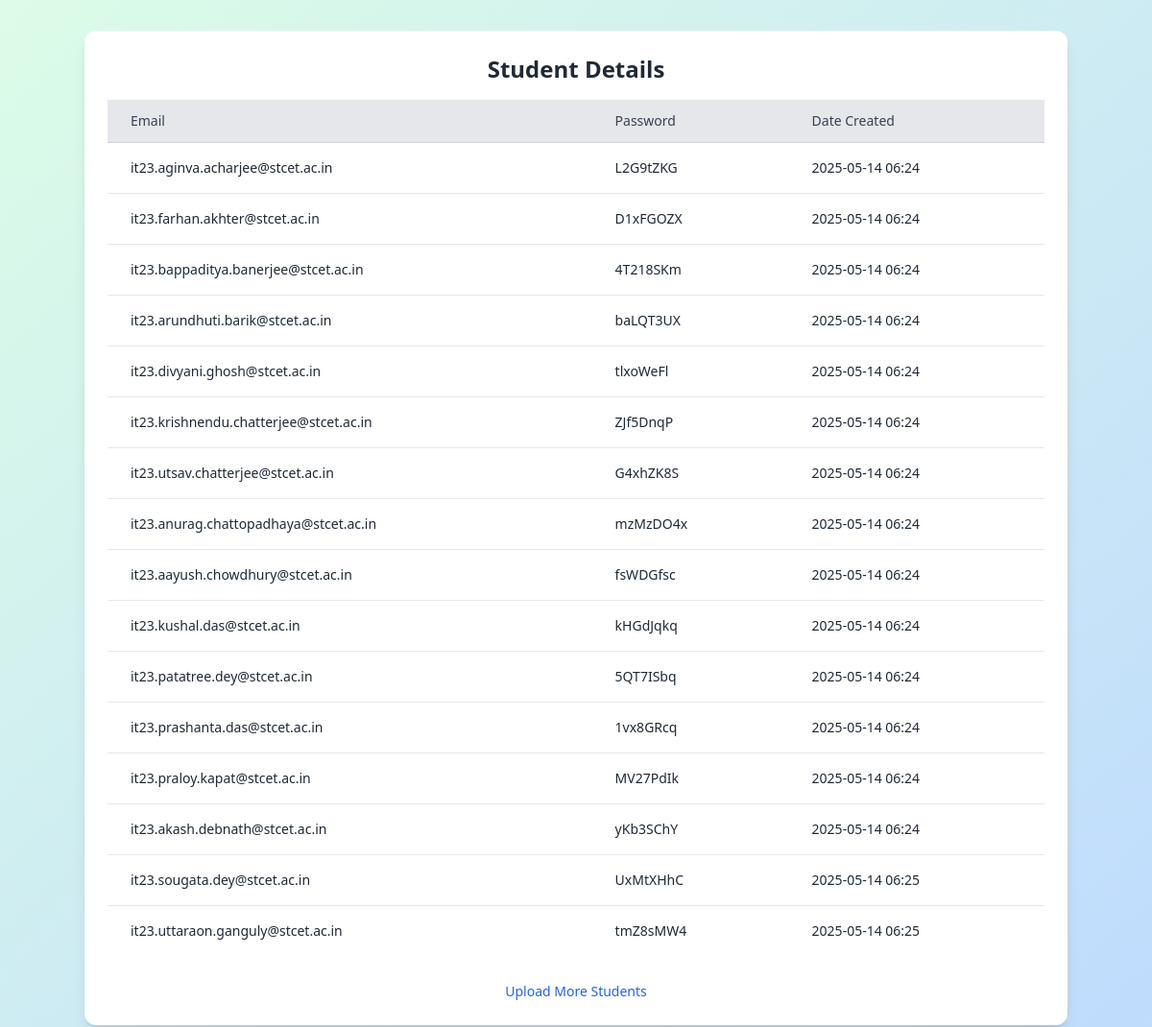
Screenshot of /student-details/ (signed in) with the database file from the repository.
### core/models.py (models this page shows, shortened)
class Student(models.Model):
    user = models.OneToOneField(
        settings.AUTH_USER_MODEL,
        on_delete=models.CASCADE,
        related_name='student',
        help_text=_("Associated user account.")
    )
    plain_password = models.CharField(
        max_length=128,
        blank=True,
        help_text=_("Plain-text password for initial login (temporary storage).")
    )
    roll = models.CharField(
        max_length=10,
        blank=True,
        unique=False,
        null=True,  # Ensures roll is optional in the database
        help_text=_("Student's roll number, if assigned.")
    )
    department = models.CharField(
        max_length=50,
        choices=[
            ('CS', 'Computer Science'),
            ('IT', 'Information Technology'),
            ('ECE', 'Electronics and Communication'),
        ],
        blank=True,
        help_text=_("Student's department.")
    )
    semester = models.CharField(
        max_length=10,
        choices=[(str(i), f'Semester {i}') for i in range(1, 9)],
        blank=True,
        help_text=_("Current semester of the student.")
    )
    year = models.IntegerField(
        null=True,
        blank=True,
        help_text=_("Academic year (e.g., 2023).")
    )
    first_login_info_submitted = models.BooleanField(
        default=False,
        help_text=_("Indicates if the student has submitted initial info (department, semester).")
    )
    date_created = models.DateTimeField(
        default=timezone.now,
        help_text=_("Timestamp when the student record was created.")
    )
    elective_finalized = models.BooleanField(
        default=False,
        help_text=_("If True it means the electives are finalized.")
    )
    class Meta:
        verbose_name = _("Student")
        verbose_name_plural = _("Students")

class User(AbstractUser):
    username = None  # Disable username field
    email = models.EmailField(_("email address"), unique=True, max_length=255)
    role = models.CharField(
        max_length=10,
        choices=[
            ('admin', 'Admin'),
            ('student', 'Student'),
        ],
        default='student',
        help_text=_("User's role in the system (admin or student).")
    )
    USERNAME_FIELD = 'email'
    REQUIRED_FIELDS = []
    objects = UserManager()
    class Meta:
        verbose_name = _("User")
        verbose_name_plural = _("Users")

### core/views.py (the view)
# urls.py: path('student-details/', views.student_details, name='student-details'),
@login_required
def student_details(request):
    students = Student.objects.select_related('user').all()
    return render(request, 'core/student_details.html', {'students': students})

### core/templates/core/student_details.html (shortened to what this page needs)
<!DOCTYPE html>
<html lang="en">
<head>
  <script src="https://cdn.tailwindcss.com"></script>
</head>
<body class="bg-gradient-to-br from-green-100 to-blue-200 min-h-screen p-8">
  <div class="bg-white rounded-xl shadow-lg p-6 max-w-5xl mx-auto">
    <h2 class="text-2xl font-bold mb-4 text-center text-gray-800">Student Details</h2>
    <div class="overflow-x-auto">
      <table class="min-w-full divide-y divide-gray-300">
        <thead class="bg-gray-200">
          <tr>
            <th class="px-6 py-3 text-left text-sm font-medium text-gray-700">Email</th>
            <th class="px-6 py-3 text-left text-sm font-medium text-gray-700">Password</th>
            <th class="px-6 py-3 text-left text-sm font-medium text-gray-700">Date Created</th>
          </tr>
        </thead>
        <tbody class="bg-white divide-y divide-gray-200">
          {% for student in students %}
          <tr>
            <td class="px-6 py-4 text-sm text-gray-800">{{ student.user.email }}</td>
            <td class="px-6 py-4 text-sm text-gray-800">{{ student.plain_password }}</td>
            <td class="px-6 py-4 text-sm text-gray-800">{{ student.user.date_joined|date:"Y-m-d H:i" }}</td>
          </tr>
          {% empty %}
          <tr>
            <td colspan="3" class="text-center text-gray-500 py-6">No students found.</td>
          </tr>
          {% endfor %}
        </tbody>
      </table>
    </div>
    <div class="mt-6 text-center">
      <a href="{% url 'upload-student-excel' %}" class="text-blue-600 hover:underline text-sm">Upload More Students</a>
    </div>
  </div>
</body>
</html>

### rows the page displays
Student: user.email "it23.aginva.acharjee@stcet.ac.in", plain_password "L2G9tZKG", user.date_joined "2025-05-14 06:24"
Student: user.email "it23.farhan.akhter@stcet.ac.in", plain_password "D1xFGOZX", user.date_joined "2025-05-14 06:24"
Student: user.email "it23.bappaditya.banerjee@stcet.ac.in", plain_password "4T218SKm", user.date_joined "2025-05-14 06:24"
Student: user.email "it23.arundhuti.barik@stcet.ac.in", plain_password "baLQT3UX", user.date_joined "2025-05-14 06:24"
Student: user.email "it23.divyani.ghosh@stcet.ac.in", plain_password "tlxoWeFl", user.date_joined "2025-05-14 06:24"
Student: user.email "it23.krishnendu.chatterjee@stcet.ac.in", plain_password "ZJf5DnqP", user.date_joined "2025-05-14 06:24"
Student: user.email "it23.utsav.chatterjee@stcet.ac.in", plain_password "G4xhZK8S", user.date_joined "2025-05-14 06:24"
Student: user.email "it23.anurag.chattopadhaya@stcet.ac.in", plain_password "mzMzDO4x", user.date_joined "2025-05-14 06:24"
Student: user.email "it23.aayush.chowdhury@stcet.ac.in", plain_password "fsWDGfsc", user.date_joined "2025-05-14 06:24"
Student: user.email "it23.kushal.das@stcet.ac.in", plain_password "kHGdJqkq", user.date_joined "2025-05-14 06:24"
Student: user.email "it23.patatree.dey@stcet.ac.in", plain_password "5QT7ISbq", user.date_joined "2025-05-14 06:24"
Student: user.email "it23.prashanta.das@stcet.ac.in", plain_password "1vx8GRcq", user.date_joined "2025-05-14 06:24"
Student: user.email "it23.praloy.kapat@stcet.ac.in", plain_password "MV27PdIk", user.date_joined "2025-05-14 06:24"
Student: user.email "it23.akash.debnath@stcet.ac.in", plain_password "yKb3SChY", user.date_joined "2025-05-14 06:24"
Student: user.email "it23.sougata.dey@stcet.ac.in", plain_password "UxMtXHhC", user.date_joined "2025-05-14 06:25"
Student: user.email "it23.uttaraon.ganguly@stcet.ac.in", plain_password "tmZ8sMW4", user.date_joined "2025-05-14 06:25"
